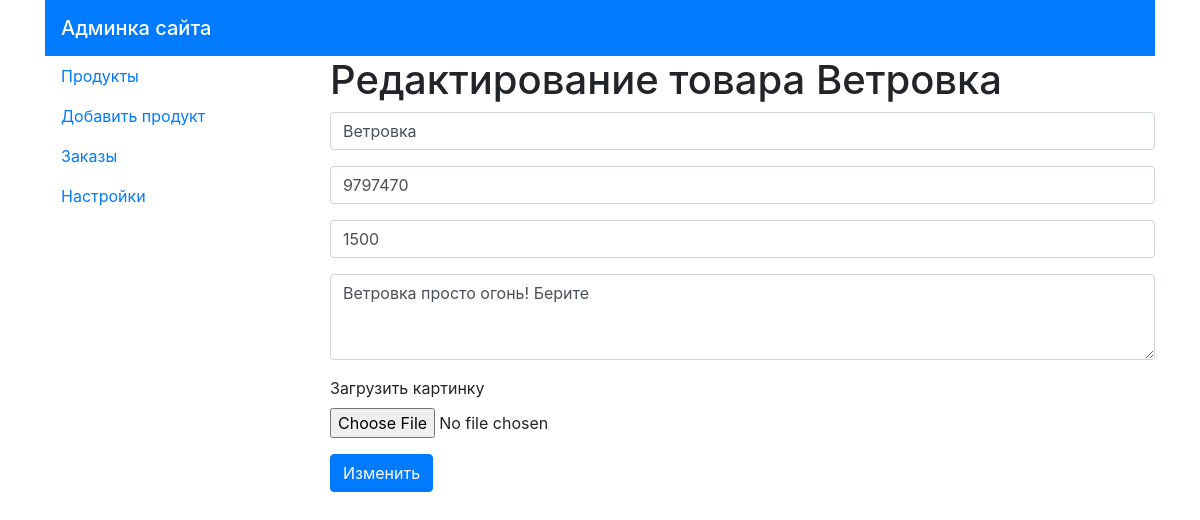
Screenshot of /admin/product.php?id=3 with the database file from the repository.
### tables this page shows
CREATE TABLE IF NOT EXISTS `products` (
  `id` int(11) NOT NULL AUTO_INCREMENT,
  `img_src` varchar(255) NOT NULL,
  `name` varchar(255) NOT NULL,
  `sku` varchar(50) NOT NULL,
  `price` float NOT NULL,
  `description` text NOT NULL,
  PRIMARY KEY (`id`)
);

### admin/product.php (the view, shortened to what this page needs)
<?php
require_once($_SERVER['DOCUMENT_ROOT'].'/config/configuration.php');
$template = [
    'product'=>[]
];
if( isset( $_GET['id'] ) ) {
    $sql = "SELECT * FROM products WHERE id = {$_GET['id']}";
    $result = mysqli_query($db, $sql);
    $template['product'] = mysqli_fetch_assoc($result);
}
?>
<!doctype html>
<html lang="ru">
  <head>
    <link rel="stylesheet" href="https://stackpath.bootstrapcdn.com/bootstrap/4.3.1/css/bootstrap.min.css">
  </head>
  <body>
    <div class="container">
    <nav class="navbar navbar-dark bg-primary">
        <span class="navbar-brand mb-0 h1">Админка сайта</span>
    </nav>
        <div class="row">
            <div class="col-3">
                <nav class="nav flex-column">
                    <a class="nav-link active" href="#">Продукты</a>
                    <a class="nav-link" href="/admin/add.php">Добавить продукт</a>
                    <a class="nav-link" href="#">Заказы</a>
                    <a class="nav-link" href="#">Настройки</a>
                </nav>
            </div>
            <div class="col-9">
                <div class="row">
                    <div class="col-12">
                        <?php if( !empty( $template['product'] ) ) :?>
                            <h1>Редактирование товара <?=$template['product']['name']?></h1>
                            <form enctype="multipart/form-data" method="POST">
                                <div class="form-group">
                                    <input type="text" class="form-control" value="<?=$template['product']['name']?>" name="name" placeholder="Название">
                                </div>
                                <div class="form-group">
                                    <input type="text" class="form-control" value="<?=$template['product']['sku']?>" name="sku" placeholder="SKU">
                                </div>
                                <div class="form-group">
                                    <input type="text" class="form-control" value="<?=$template['product']['price']?>" name="price" placeholder="Цена (руб.)">
                                </div>
                                <div class="form-group">
                                    <textarea class="form-control" name="description" rows="3" placeholder="Описание"><?=$template['product']['description']?></textarea>
                                </div>
                                <div class="form-group">
                                    <label for="exampleFormControlFile1">Загрузить картинку</label>
                                    <input type="file" class="form-control-file" name="photo" id="exampleFormControlFile1">
                                </div>
                                <button type="submit" class="btn btn-primary">Изменить</button>
                            </form>
                        <?php endif;?>
                    </div>
                </div>
            </div>
  </body>
</html>

### rows the page displays
products: name "Ветровка", sku "9797470", price "1500", description "Ветровка просто огонь! Берите"
